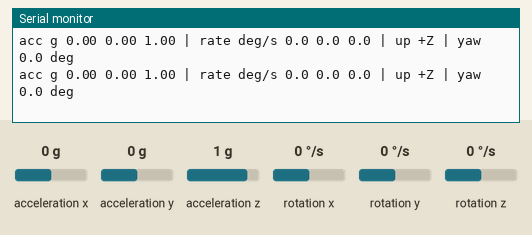
This sketch was run on a simulated Arduino Uno, built with avr-gcc and run on an emulated ATmega328P. Shown: the last lines printed to the serial monitor. Wiring (inferred from the names in the program): MPU-6050 motion sensor at I2C address 0x68. The test bench sets the inputs (shaded band); at power-on: acceleration x 0 g, acceleration y 0 g, acceleration z 1 g, rotation x 0 °/s, rotation y 0 °/s, rotation z 0 °/s.

Above: at 6.6 s.
6.7 s: acceleration x set to -1.4 g
At 6.76 s:
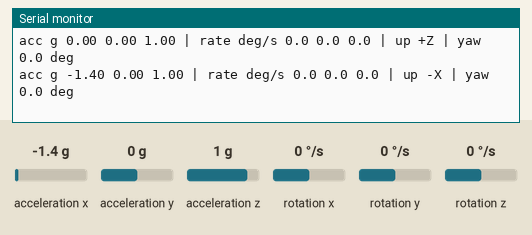
8.6 s: acceleration y set to -1.4 g
At 8.66 s:
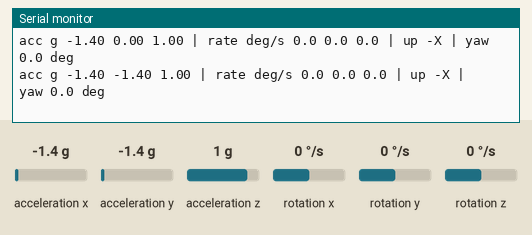
10.1 s: acceleration x set to -0.8 g
At 10.16 s:
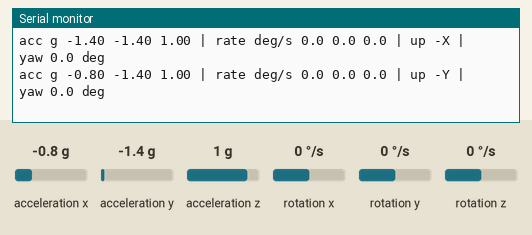
12.1 s: acceleration z set to -1.4 g
At 12.16 s:
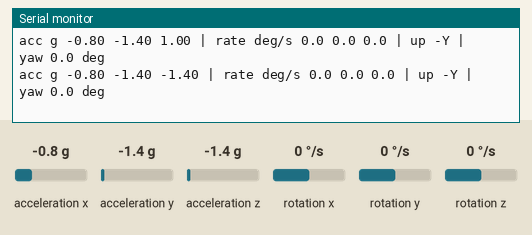
13.6 s: rotation x set to -192 °/s
At 13.66 s:
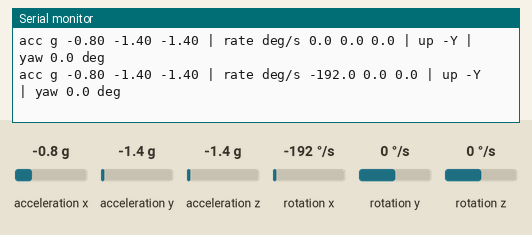

Measured:
- after the input at 6.7 s, the serial monitor: prints a new line after 0.05 s (image 1)
- after the input at 8.6 s, the serial monitor: prints a new line after 0.05 s (image 2)
- after the input at 10.1 s, the serial monitor: prints a new line after 0.05 s (image 3)
- after the input at 12.1 s, the serial monitor: prints a new line after 0.05 s (image 4)
- after the input at 13.6 s, the serial monitor: prints a new line after 0.05 s (image 5)

The sketch:

imu_test_uno.ino
```cpp
// MPU-6050 test on an Arduino Uno, with the same setup as the firmware's Gyro
// (../sensors.h, which only builds for the ESP32): wake, 44 Hz low-pass, +-250 deg/s,
// bias averaged over 1000 samples at boot, as in the firmware. Keep the IMU still
// until "ready".
//
// Wiring (GY-521): VCC -> 5V, GND -> GND, SDA -> A4, SCL -> A5, AD0 -> GND (address 0x68).
// Serial 115200, 10 lines a second: the three accelerations and rotation rates, which axis
// points up (the one reading about +-1 g), and the yaw integrated around that axis.
// Send "z" to zero the yaw, "c" to recalibrate the bias (IMU still, on the table).
//
// Mount the IMU exactly as it will sit on the robot, robot level, and check:
//   1. who_am_i 0x68.
//   2. "up" names one axis, e.g. "up -Y": that is the axis and sign the firmware must use.
//   3. Still: the yaw drifts less than a degree or two per minute.
//   4. Turned counterclockwise seen from above: yaw grows. Exactly 90 deg by hand: ~ 90.
#include <Wire.h>

const uint8_t ADDRESS = 0x68;
const float LSB_PER_DEG_S = 131.0f;  // +-250 deg/s
const float LSB_PER_G = 16384.0f;    // +-2 g, the default
const unsigned long PRINT_MS = 100;
const char AXIS_NAME[3] = {'X', 'Y', 'Z'};

float bias[3];
float yaw = 0;
unsigned long lastUs = 0, lastPrintMs = 0;

bool write(uint8_t reg, uint8_t value) {
  Wire.beginTransmission(ADDRESS);
  Wire.write(reg);
  Wire.write(value);
  return Wire.endTransmission() == 0;
}

// Three big-endian int16 starting at reg: 0x3B accel x, y, z; 0x43 gyro x, y, z.
bool read3(uint8_t reg, int16_t v[3]) {
  Wire.beginTransmission(ADDRESS);
  Wire.write(reg);
  if (Wire.endTransmission(false) != 0 || Wire.requestFrom(ADDRESS, (uint8_t)6) != 6) return false;
  for (int i = 0; i < 3; ++i) {
    const uint8_t high = Wire.read();
    v[i] = (int16_t)((high << 8) | Wire.read());
  }
  return true;
}

void scan() {
  Serial.print("i2c devices:");
  for (uint8_t a = 1; a < 127; ++a) {
    Wire.beginTransmission(a);
    if (Wire.endTransmission() == 0) {
      Serial.print(" 0x");
      Serial.print(a, HEX);
    }
  }
  Serial.println();
}

void setup() {
  Serial.begin(115200);
  Wire.begin();
  Wire.setClock(400000);
  scan();
  Wire.beginTransmission(ADDRESS);
  Wire.write(0x75);
  Wire.endTransmission(false);
  Wire.requestFrom(ADDRESS, (uint8_t)1);
  Serial.print("who_am_i 0x");
  Serial.println(Wire.read(), HEX);
  if (!(write(0x6B, 0x00) && write(0x1A, 0x03) && write(0x1B, 0x00))) {
    Serial.println("imu_missing: check wiring and AD0");
    while (true) {}
  }
  delay(100);
  calibrate();
}

// 1000 samples over ~5 s; any movement meanwhile shows up as drift afterwards.
void calibrate() {
  Serial.println("calibrating, keep still...");
  long sum[3] = {0, 0, 0};
  int16_t g[3];
  for (int n = 0; n < 1000; ++n) {
    read3(0x43, g);
    for (int i = 0; i < 3; ++i) sum[i] += g[i];
    delay(5);
  }
  for (int i = 0; i < 3; ++i) bias[i] = sum[i] / 1000.0f;
  yaw = 0;
  Serial.println("ready");
  lastUs = micros();
}

void loop() {
  if (Serial.available()) {
    const char c = Serial.read();
    if (c == 'z') yaw = 0;
    if (c == 'c') calibrate();
  }
  int16_t a[3], g[3];
  if (!read3(0x3B, a) || !read3(0x43, g)) {
    Serial.println("read failed");
    delay(500);
    return;
  }
  float acc[3], rate[3];
  int up = 0;
  for (int i = 0; i < 3; ++i) {
    acc[i] = a[i] / LSB_PER_G;
    rate[i] = (g[i] - bias[i]) / LSB_PER_DEG_S;
    if (fabs(acc[i]) > fabs(acc[up])) up = i;
  }
  // The axis that reads +1 g points up; counterclockwise from above is positive about it.
  const float upSign = acc[up] > 0 ? 1 : -1;
  const unsigned long now = micros();
  yaw += upSign * rate[up] * (now - lastUs) * 1e-6f;
  lastUs = now;

  if (millis() - lastPrintMs < PRINT_MS) return;
  lastPrintMs = millis();
  Serial.print("acc g");
  for (int i = 0; i < 3; ++i) {
    Serial.print(' ');
    Serial.print(acc[i], 2);
  }
  Serial.print(" | rate deg/s");
  for (int i = 0; i < 3; ++i) {
    Serial.print(' ');
    Serial.print(rate[i], 1);
  }
  Serial.print(" | up ");
  Serial.print(upSign > 0 ? '+' : '-');
  Serial.print(AXIS_NAME[up]);
  Serial.print(" | yaw ");
  Serial.print(yaw, 1);
  Serial.println(" deg");
}
```
